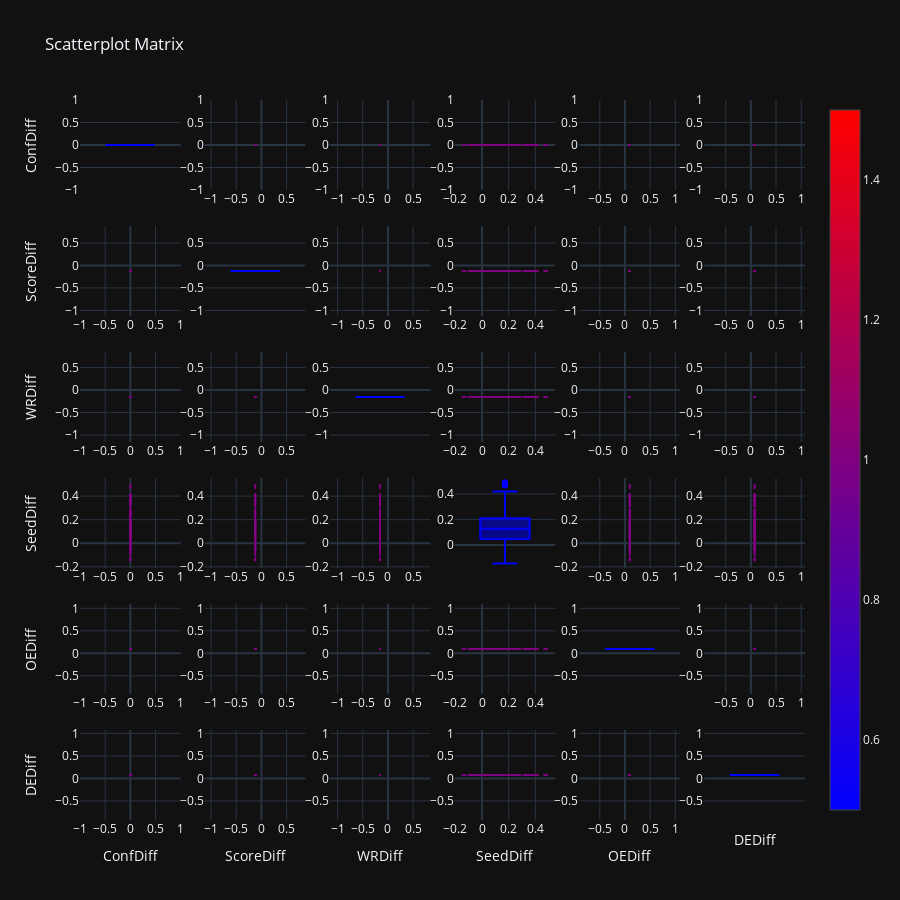

Here is the notebook cell this chart was saved with:
### Code cell
#Vis features

fig = ff.create_scatterplotmatrix(df_train.iloc[0:10000:25,[26,16,17,18,19,20,21]], index='Target', diag='box', size=2, height=900, width=900, colormap='Bluered')
fig.show()

### Figure 1 — Plotly figure (JSON) as saved in the notebook; plotly's stock layout.template omitted (floating-point values rounded to 4 significant figures; data arrays with more than 128 entries replaced by an {"elided": "..."} marker saying what was removed)
{"data": [{"marker": {"color": "rgb(0, 0, 255)"}, "showlegend": false, "y": {"elided": "400 float values"}, "type": "box", "xaxis": "x", "yaxis": "y"}, {"marker": {"color": {"elided": "400 int values"}, "colorscale": [[0.0, "rgb(0, 0, 255)"], [1.0, "rgb(255, 0, 0)"]], "showscale": true, "size": 2}, "mode": "markers", "showlegend": false, "x": {"elided": "400 float values"}, "y": {"elided": "400 float values"}, "type": "scatter", "xaxis": "x2", "yaxis": "y2"}, {"marker": {"color": {"elided": "400 int values"}, "colorscale": [[0.0, "rgb(0, 0, 255)"], [1.0, "rgb(255, 0, 0)"]], "showscale": false, "size": 2}, "mode": "markers", "showlegend": false, "x": {"elided": "400 float values"}, "y": {"elided": "400 float values"}, "type": "scatter", "xaxis": "x3", "yaxis": "y3"}, {"marker": {"color": {"elided": "400 int values"}, "colorscale": [[0.0, "rgb(0, 0, 255)"], [1.0, "rgb(255, 0, 0)"]], "showscale": false, "size": 2}, "mode": "markers", "showlegend": false, "x": {"elided": "400 float values"}, "y": {"elided": "400 float values"}, "type": "scatter", "xaxis": "x4", "yaxis": "y4"}, {"marker": {"color": {"elided": "400 int values"}, "colorscale": [[0.0, "rgb(0, 0, 255)"], [1.0, "rgb(255, 0, 0)"]], "showscale": false, "size": 2}, "mode": "markers", "showlegend": false, "x": {"elided": "400 float values"}, "y": {"elided": "400 float values"}, "type": "scatter", "xaxis": "x5", "yaxis": "y5"}, {"marker": {"color": {"elided": "400 int values"}, "colorscale": [[0.0, "rgb(0, 0, 255)"], [1.0, "rgb(255, 0, 0)"]], "showscale": false, "size": 2}, "mode": "markers", "showlegend": false, "x": {"elided": "400 float values"}, "y": {"elided": "400 float values"}, "type": "scatter", "xaxis": "x6", "yaxis": "y6"}, {"marker": {"color": {"elided": "400 int values"}, "colorscale": [[0.0, "rgb(0, 0, 255)"], [1.0, "rgb(255, 0, 0)"]], "showscale": false, "size": 2}, "mode": "markers", "showlegend": false, "x": {"elided": "400 float values"}, "y": {"elided": "400 float values"}, "type": "scatter", "xaxis": "x7", "yaxis": "y7"}, {"marker": {"color": "rgb(0, 0, 255)"}, "showlegend": false, "y": {"elided": "400 float values"}, "type": "box", "xaxis": "x8", "yaxis": "y8"}, {"marker": {"color": {"elided": "400 int values"}, "colorscale": [[0.0, "rgb(0, 0, 255)"], [1.0, "rgb(255, 0, 0)"]], "showscale": false, "size": 2}, "mode": "markers", "showlegend": false, "x": {"elided": "400 float values"}, "y": {"elided": "400 float values"}, "type": "scatter", "xaxis": "x9", "yaxis": "y9"}, {"marker": {"color": {"elided": "400 int values"}, "colorscale": [[0.0, "rgb(0, 0, 255)"], [1.0, "rgb(255, 0, 0)"]], "showscale": false, "size": 2}, "mode": "markers", "showlegend": false, "x": {"elided": "400 float values"}, "y": {"elided": "400 float values"}, "type": "scatter", "xaxis": "x10", "yaxis": "y10"}, {"marker": {"color": {"elided": "400 int values"}, "colorscale": [[0.0, "rgb(0, 0, 255)"], [1.0, "rgb(255, 0, 0)"]], "showscale": false, "size": 2}, "mode": "markers", "showlegend": false, "x": {"elided": "400 float values"}, "y": {"elided": "400 float values"}, "type": "scatter", "xaxis": "x11", "yaxis": "y11"}, {"marker": {"color": {"elided": "400 int values"}, "colorscale": [[0.0, "rgb(0, 0, 255)"], [1.0, "rgb(255, 0, 0)"]], "showscale": false, "size": 2}, "mode": "markers", "showlegend": false, "x": {"elided": "400 float values"}, "y": {"elided": "400 float values"}, "type": "scatter", "xaxis": "x12", "yaxis": "y12"}, {"marker": {"color": {"elided": "400 int values"}, "colorscale": [[0.0, "rgb(0, 0, 255)"], [1.0, "rgb(255, 0, 0)"]], "showscale": false, "size": 2}, "mode": "markers", "showlegend": false, "x": {"elided": "400 float values"}, "y": {"elided": "400 float values"}, "type": "scatter", "xaxis": "x13", "yaxis": "y13"}, {"marker": {"color": {"elided": "400 int values"}, "colorscale": [[0.0, "rgb(0, 0, 255)"], [1.0, "rgb(255, 0, 0)"]], "showscale": false, "size": 2}, "mode": "markers", "showlegend": false, "x": {"elided": "400 float values"}, "y": {"elided": "400 float values"}, "type": "scatter", "xaxis": "x14", "yaxis": "y14"}, {"marker": {"color": "rgb(0, 0, 255)"}, "showlegend": false, "y": {"elided": "400 float values"}, "type": "box", "xaxis": "x15", "yaxis": "y15"}, {"marker": {"color": {"elided": "400 int values"}, "colorscale": [[0.0, "rgb(0, 0, 255)"], [1.0, "rgb(255, 0, 0)"]], "showscale": false, "size": 2}, "mode": "markers", "showlegend": false, "x": {"elided": "400 float values"}, "y": {"elided": "400 float values"}, "type": "scatter", "xaxis": "x16", "yaxis": "y16"}, {"marker": {"color": {"elided": "400 int values"}, "colorscale": [[0.0, "rgb(0, 0, 255)"], [1.0, "rgb(255, 0, 0)"]], "showscale": false, "size": 2}, "mode": "markers", "showlegend": false, "x": {"elided": "400 float values"}, "y": {"elided": "400 float values"}, "type": "scatter", "xaxis": "x17", "yaxis": "y17"}, {"marker": {"color": {"elided": "400 int values"}, "colorscale": [[0.0, "rgb(0, 0, 255)"], [1.0, "rgb(255, 0, 0)"]], "showscale": false, "size": 2}, "mode": "markers", "showlegend": false, "x": {"elided": "400 float values"}, "y": {"elided": "400 float values"}, "type": "scatter", "xaxis": "x18", "yaxis": "y18"}, {"marker": {"color": {"elided": "400 int values"}, "colorscale": [[0.0, "rgb(0, 0, 255)"], [1.0, "rgb(255, 0, 0)"]], "showscale": false, "size": 2}, "mode": "markers", "showlegend": false, "x": {"elided": "400 float values"}, "y": {"elided": "400 float values"}, "type": "scatter", "xaxis": "x19", "yaxis": "y19"}, {"marker": {"color": {"elided": "400 int values"}, "colorscale": [[0.0, "rgb(0, 0, 255)"], [1.0, "rgb(255, 0, 0)"]], "showscale": false, "size": 2}, "mode": "markers", "showlegend": false, "x": {"elided": "400 float values"}, "y": {"elided": "400 float values"}, "type": "scatter", "xaxis": "x20", "yaxis": "y20"}, {"marker": {"color": {"elided": "400 int values"}, "colorscale": [[0.0, "rgb(0, 0, 255)"], [1.0, "rgb(255, 0, 0)"]], "showscale": false, "size": 2}, "mode": "markers", "showlegend": false, "x": {"elided": "400 float values"}, "y": {"elided": "400 float values"}, "type": "scatter", "xaxis": "x21", "yaxis": "y21"}, {"marker": {"color": "rgb(0, 0, 255)"}, "showlegend": false, "y": {"elided": "400 float values"}, "type": "box", "xaxis": "x22", "yaxis": "y22"}, {"marker": {"color": {"elided": "400 int values"}, "colorscale": [[0.0, "rgb(0, 0, 255)"], [1.0, "rgb(255, 0, 0)"]], "showscale": false, "size": 2}, "mode": "markers", "showlegend": false, "x": {"elided": "400 float values"}, "y": {"elided": "400 float values"}, "type": "scatter", "xaxis": "x23", "yaxis": "y23"}, {"marker": {"color": {"elided": "400 int values"}, "colorscale": [[0.0, "rgb(0, 0, 255)"], [1.0, "rgb(255, 0, 0)"]], "showscale": false, "size": 2}, "mode": "markers", "showlegend": false, "x": {"elided": "400 float values"}, "y": {"elided": "400 float values"}, "type": "scatter", "xaxis": "x24", "yaxis": "y24"}, {"marker": {"color": {"elided": "400 int values"}, "colorscale": [[0.0, "rgb(0, 0, 255)"], [1.0, "rgb(255, 0, 0)"]], "showscale": false, "size": 2}, "mode": "markers", "showlegend": false, "x": {"elided": "400 float values"}, "y": {"elided": "400 float values"}, "type": "scatter", "xaxis": "x25", "yaxis": "y25"}, {"marker": {"color": {"elided": "400 int values"}, "colorscale": [[0.0, "rgb(0, 0, 255)"], [1.0, "rgb(255, 0, 0)"]], "showscale": false, "size": 2}, "mode": "markers", "showlegend": false, "x": {"elided": "400 float values"}, "y": {"elided": "400 float values"}, "type": "scatter", "xaxis": "x26", "yaxis": "y26"}, {"marker": {"color": {"elided": "400 int values"}, "colorscale": [[0.0, "rgb(0, 0, 255)"], [1.0, "rgb(255, 0, 0)"]], "showscale": false, "size": 2}, "mode": "markers", "showlegend": false, "x": {"elided": "400 float values"}, "y": {"elided": "400 float values"}, "type": "scatter", "xaxis": "x27", "yaxis": "y27"}, {"marker": {"color": {"elided": "400 int values"}, "colorscale": [[0.0, "rgb(0, 0, 255)"], [1.0, "rgb(255, 0, 0)"]], "showscale": false, "size": 2}, "mode": "markers", "showlegend": false, "x": {"elided": "400 float values"}, "y": {"elided": "400 float values"}, "type": "scatter", "xaxis": "x28", "yaxis": "y28"}, {"marker": {"color": "rgb(0, 0, 255)"}, "showlegend": false, "y": {"elided": "400 float values"}, "type": "box", "xaxis": "x29", "yaxis": "y29"}, {"marker": {"color": {"elided": "400 int values"}, "colorscale": [[0.0, "rgb(0, 0, 255)"], [1.0, "rgb(255, 0, 0)"]], "showscale": false, "size": 2}, "mode": "markers", "showlegend": false, "x": {"elided": "400 float values"}, "y": {"elided": "400 float values"}, "type": "scatter", "xaxis": "x30", "yaxis": "y30"}, {"marker": {"color": {"elided": "400 int values"}, "colorscale": [[0.0, "rgb(0, 0, 255)"], [1.0, "rgb(255, 0, 0)"]], "showscale": false, "size": 2}, "mode": "markers", "showlegend": false, "x": {"elided": "400 float values"}, "y": {"elided": "400 float values"}, "type": "scatter", "xaxis": "x31", "yaxis": "y31"}, {"marker": {"color": {"elided": "400 int values"}, "colorscale": [[0.0, "rgb(0, 0, 255)"], [1.0, "rgb(255, 0, 0)"]], "showscale": false, "size": 2}, "mode": "markers", "showlegend": false, "x": {"elided": "400 float values"}, "y": {"elided": "400 float values"}, "type": "scatter", "xaxis": "x32", "yaxis": "y32"}, {"marker": {"color": {"elided": "400 int values"}, "colorscale": [[0.0, "rgb(0, 0, 255)"], [1.0, "rgb(255, 0, 0)"]], "showscale": false, "size": 2}, "mode": "markers", "showlegend": false, "x": {"elided": "400 float values"}, "y": {"elided": "400 float values"}, "type": "scatter", "xaxis": "x33", "yaxis": "y33"}, {"marker": {"color": {"elided": "400 int values"}, "colorscale": [[0.0, "rgb(0, 0, 255)"], [1.0, "rgb(255, 0, 0)"]], "showscale": false, "size": 2}, "mode": "markers", "showlegend": false, "x": {"elided": "400 float values"}, "y": {"elided": "400 float values"}, "type": "scatter", "xaxis": "x34", "yaxis": "y34"}, {"marker": {"color": {"elided": "400 int values"}, "colorscale": [[0.0, "rgb(0, 0, 255)"], [1.0, "rgb(255, 0, 0)"]], "showscale": false, "size": 2}, "mode": "markers", "showlegend": false, "x": {"elided": "400 float values"}, "y": {"elided": "400 float values"}, "type": "scatter", "xaxis": "x35", "yaxis": "y35"}, {"marker": {"color": "rgb(0, 0, 255)"}, "showlegend": false, "y": {"elided": "400 float values"}, "type": "box", "xaxis": "x36", "yaxis": "y36"}], "layout": {"xaxis": {"anchor": "y", "domain": [0.0, 0.1389], "showticklabels": false}, "yaxis": {"anchor": "x", "domain": [0.875, 1.0], "title": {"text": "ConfDiff"}}, "xaxis2": {"anchor": "y2", "domain": [0.1722, 0.3111]}, "yaxis2": {"anchor": "x2", "domain": [0.875, 1.0]}, "xaxis3": {"anchor": "y3", "domain": [0.3444, 0.4833]}, "yaxis3": {"anchor": "x3", "domain": [0.875, 1.0]}, "xaxis4": {"anchor": "y4", "domain": [0.5167, 0.6556]}, "yaxis4": {"anchor": "x4", "domain": [0.875, 1.0]}, "xaxis5": {"anchor": "y5", "domain": [0.6889, 0.8278]}, "yaxis5": {"anchor": "x5", "domain": [0.875, 1.0]}, "xaxis6": {"anchor": "y6", "domain": [0.8611, 1.0]}, "yaxis6": {"anchor": "x6", "domain": [0.875, 1.0]}, "xaxis7": {"anchor": "y7", "domain": [0.0, 0.1389]}, "yaxis7": {"anchor": "x7", "domain": [0.7, 0.825], "title": {"text": "ScoreDiff"}}, "xaxis8": {"anchor": "y8", "domain": [0.1722, 0.3111], "showticklabels": false}, "yaxis8": {"anchor": "x8", "domain": [0.7, 0.825]}, "xaxis9": {"anchor": "y9", "domain": [0.3444, 0.4833]}, "yaxis9": {"anchor": "x9", "domain": [0.7, 0.825]}, "xaxis10": {"anchor": "y10", "domain": [0.5167, 0.6556]}, "yaxis10": {"anchor": "x10", "domain": [0.7, 0.825]}, "xaxis11": {"anchor": "y11", "domain": [0.6889, 0.8278]}, "yaxis11": {"anchor": "x11", "domain": [0.7, 0.825]}, "xaxis12": {"anchor": "y12", "domain": [0.8611, 1.0]}, "yaxis12": {"anchor": "x12", "domain": [0.7, 0.825]}, "xaxis13": {"anchor": "y13", "domain": [0.0, 0.1389]}, "yaxis13": {"anchor": "x13", "domain": [0.525, 0.65], "title": {"text": "WRDiff"}}, "xaxis14": {"anchor": "y14", "domain": [0.1722, 0.3111]}, "yaxis14": {"anchor": "x14", "domain": [0.525, 0.65]}, "xaxis15": {"anchor": "y15", "domain": [0.3444, 0.4833], "showticklabels": false}, "yaxis15": {"anchor": "x15", "domain": [0.525, 0.65]}, "xaxis16": {"anchor": "y16", "domain": [0.5167, 0.6556]}, "yaxis16": {"anchor": "x16", "domain": [0.525, 0.65]}, "xaxis17": {"anchor": "y17", "domain": [0.6889, 0.8278]}, "yaxis17": {"anchor": "x17", "domain": [0.525, 0.65]}, "xaxis18": {"anchor": "y18", "domain": [0.8611, 1.0]}, "yaxis18": {"anchor": "x18", "domain": [0.525, 0.65]}, "xaxis19": {"anchor": "y19", "domain": [0.0, 0.1389]}, "yaxis19": {"anchor": "x19", "domain": [0.35, 0.475], "title": {"text": "SeedDiff"}}, "xaxis20": {"anchor": "y20", "domain": [0.1722, 0.3111]}, "yaxis20": {"anchor": "x20", "domain": [0.35, 0.475]}, "xaxis21": {"anchor": "y21", "domain": [0.3444, 0.4833]}, "yaxis21": {"anchor": "x21", "domain": [0.35, 0.475]}, "xaxis22": {"anchor": "y22", "domain": [0.5167, 0.6556], "showticklabels": false}, "yaxis22": {"anchor": "x22", "domain": [0.35, 0.475]}, "xaxis23": {"anchor": "y23", "domain": [0.6889, 0.8278]}, "yaxis23": {"anchor": "x23", "domain": [0.35, 0.475]}, "xaxis24": {"anchor": "y24", "domain": [0.8611, 1.0]}, "yaxis24": {"anchor": "x24", "domain": [0.35, 0.475]}, "xaxis25": {"anchor": "y25", "domain": [0.0, 0.1389]}, "yaxis25": {"anchor": "x25", "domain": [0.175, 0.3], "title": {"text": "OEDiff"}}, "xaxis26": {"anchor": "y26", "domain": [0.1722, 0.3111]}, "yaxis26": {"anchor": "x26", "domain": [0.175, 0.3]}, "xaxis27": {"anchor": "y27", "domain": [0.3444, 0.4833]}, "yaxis27": {"anchor": "x27", "domain": [0.175, 0.3]}, "xaxis28": {"anchor": "y28", "domain": [0.5167, 0.6556]}, "yaxis28": {"anchor": "x28", "domain": [0.175, 0.3]}, "xaxis29": {"anchor": "y29", "domain": [0.6889, 0.8278], "showticklabels": false}, "yaxis29": {"anchor": "x29", "domain": [0.175, 0.3]}, "xaxis30": {"anchor": "y30", "domain": [0.8611, 1.0]}, "yaxis30": {"anchor": "x30", "domain": [0.175, 0.3]}, "xaxis31": {"anchor": "y31", "domain": [0.0, 0.1389], "title": {"text": "ConfDiff"}}, "yaxis31": {"anchor": "x31", "domain": [0.0, 0.125], "title": {"text": "DEDiff"}}, "xaxis32": {"anchor": "y32", "domain": [0.1722, 0.3111], "title": {"text": "ScoreDiff"}}, "yaxis32": {"anchor": "x32", "domain": [0.0, 0.125]}, "xaxis33": {"anchor": "y33", "domain": [0.3444, 0.4833], "title": {"text": "WRDiff"}}, "yaxis33": {"anchor": "x33", "domain": [0.0, 0.125]}, "xaxis34": {"anchor": "y34", "domain": [0.5167, 0.6556], "title": {"text": "SeedDiff"}}, "yaxis34": {"anchor": "x34", "domain": [0.0, 0.125]}, "xaxis35": {"anchor": "y35", "domain": [0.6889, 0.8278], "title": {"text": "OEDiff"}}, "yaxis35": {"anchor": "x35", "domain": [0.0, 0.125]}, "xaxis36": {"anchor": "y36", "domain": [0.8611, 1.0], "title": {"text": "DEDiff"}, "showticklabels": false}, "yaxis36": {"anchor": "x36", "domain": [0.0, 0.125]}, "height": 900, "width": 900, "title": {"text": "Scatterplot Matrix"}, "showlegend": true}}
